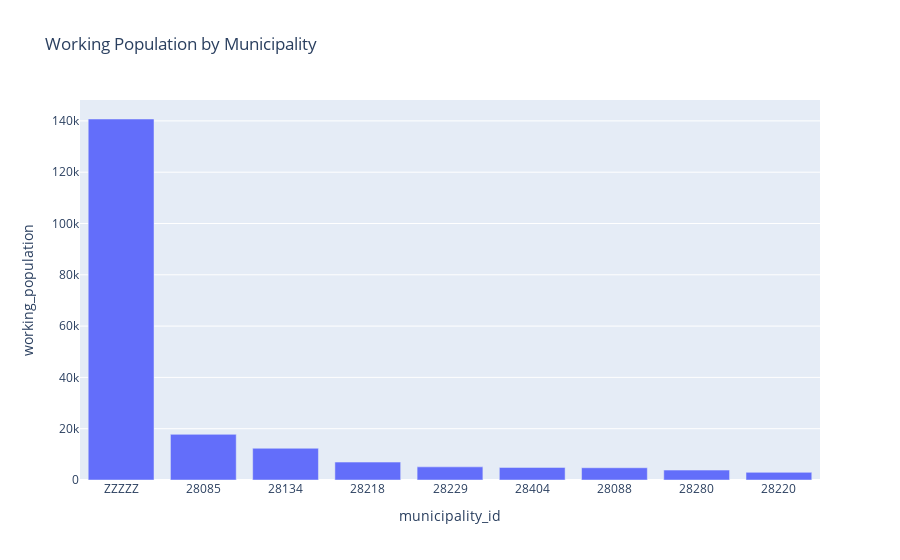

The notebook cell this image was saved under:
### Markdown cell above
### Create a bar plot indicating the number of working inhabitants in each municipality.

### Code cell
working_csp = [1, 2, 3, 4, 5, 6]
df_working = df_census[df_census["csp"].isin(working_csp)]

working_by_municipality = (
    df_working.groupby("municipality_id")["weight"]
    .sum()
    .reset_index()
    .rename(columns={"weight": "working_population"})
)

fig = px.bar(
    working_by_municipality,
    x="municipality_id",
    y="working_population",
    title="Working Population by Municipality",
).update_xaxes(categoryorder="total descending")
fig.show()

### Figure 1 — Plotly figure (JSON) as saved in the notebook; plotly's stock layout.template omitted (floating-point values rounded to 4 significant figures)
{"data": [{"alignmentgroup": "True", "hovertemplate": "municipality_id=%{x}<br>working_population=%{y}<extra></extra>", "legendgroup": "", "marker": {"color": "#636efa", "pattern": {"shape": ""}}, "name": "", "offsetgroup": "", "orientation": "v", "showlegend": false, "textposition": "auto", "type": "bar", "x": ["28085", "28088", "28134", "28218", "28220", "28229", "28280", "28404", "ZZZZZ"], "xaxis": "x", "y": [17800.0, 4777.0, 12360.0, 6982.0, 2977.0, 5118.0, 3865.0, 4908.0, 140700.0], "yaxis": "y"}], "layout": {"barmode": "relative", "legend": {"tracegroupgap": 0}, "title": {"text": "Working Population by Municipality"}, "xaxis": {"anchor": "y", "categoryorder": "total descending", "domain": [0, 1], "title": {"text": "municipality_id"}}, "yaxis": {"anchor": "x", "domain": [0, 1], "title": {"text": "working_population"}}}}
